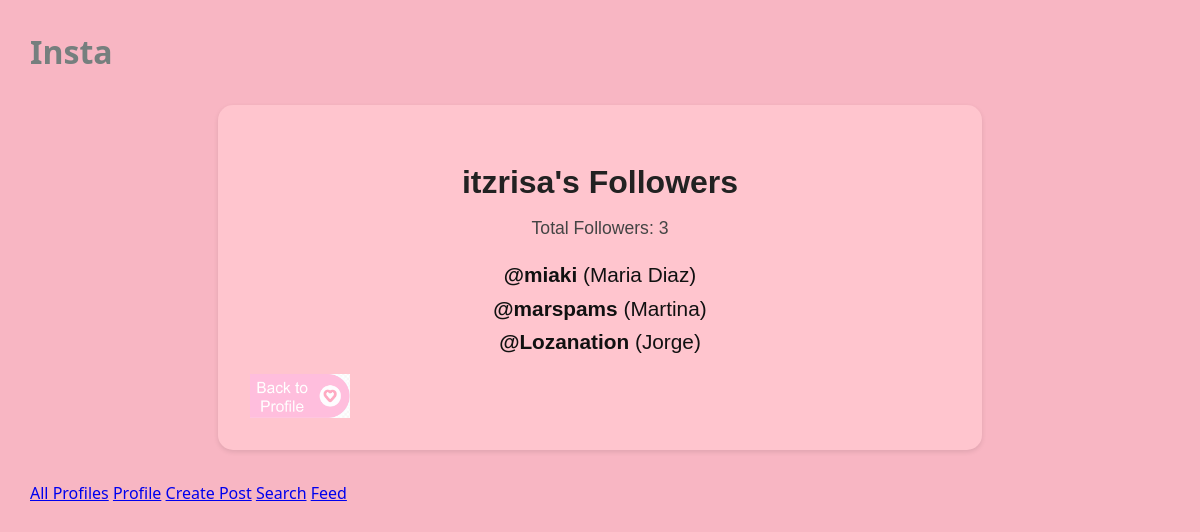
Page /mini_insta/profile/1/followers on the committed database.
### mini_insta/models.py (models this page shows, shortened)
class Profile(models.Model):
    username = models.TextField(blank = True)
    display_name = models.TextField(blank = True)
    bio_text = models.TextField(blank = True)
    join_date = models.DateTimeField(auto_now = True)
    profile_image_url = models.URLField(blank = True) #url as a string
    def get_followers(self):
        from .models import Follow
        follow_records = Follow.objects.filter(profile=self)
        followers = [follow.follower_profile for follow in follow_records]
        return followers
    def get_num_followers(self):
        from .models import Follow
        return Follow.objects.filter(profile=self).count()

### mini_insta/views.py (the view)
# urls.py: path('profile/<int:pk>/followers', ShowFollowersDetailView.as_view(), name='show_followers'),
class ShowFollowersDetailView(DetailView):
    model = Profile
    template_name = "mini_insta/show_followers.html"
    context_object_name = "profile"
    def get_context_data(self, **kwargs):
        context = super().get_context_data(**kwargs)
        pk = self.kwargs['pk']
        profile = Profile.objects.get(pk=pk)
        context['profile'] = profile
        context['followers'] = profile.get_followers()
        context['num_followers'] = profile.get_num_followers()
        return context

### mini_insta/templates/mini_insta/show_followers.html
{% extends 'mini_insta/base.html' %}
{% load static %}
{% block content %}
<main class="follow-page">
    <section class="follow-header">
        <h2>{{ profile.username }}'s Followers</h2>
        <p>Total Followers: {{ num_followers }}</p>
    </section>
    <section class="follow-list">
        {% if followers %}
            {% for follower in followers %}
                <p>
                    <a href="{% url 'profile' follower.pk %}">
                        <strong>@{{ follower.username }}</strong>
                        <span>({{ follower.display_name }})</span>
                    </a>
                </p>
            {% endfor %}
        {% else %}
            <p>This profile doesn't have any followers yet.</p>
        {% endif %}
        <div style="text-align: left; margin-top: 20px;">
            <a href="{% url 'profile' profile.pk %}">
                <img src="{% static 'images/back_to_profile_icon.png' %}" alt="Back to Profile" width="100">
            </a>
        </div>
    </section>
</main>
{% endblock %}

### static/styles-blog.css (style rules this page uses)
body { margin: 30px; background: #f8b6c3; font-family:'Segoe UI', Tahoma, Geneva, Verdana, sans-serif; }
h1, h2, h3 { color: #767f7e; }
p { color: #828b82; }
.follow-page { background-color: #ffc5ce; padding: 2rem; text-align: center; font-family: 'Helvetica', sans-serif; max-width: 700px; margin: 2rem auto; border-radius: 15px; box-shadow: 0 2px 5px rgba(0,0,0,0.1); }
.follow-header { margin-bottom: 1.5rem; }
.follow-header h2 { font-size: 2rem; color: #222; margin-bottom: 0.3rem; }
.follow-header p { font-size: 1.1rem; color: #444; }
.follow-list { margin-top: 1.5rem; font-size: 1.3rem; text-align: center; position: relative; }
.follow-list p { margin: 0.6rem 0; }
.follow-list a { text-decoration: none; color: #111; transition: color 0.2s ease-in-out; }

### rows in the picture
Profile: username "itzrisa"
Profile: username "miaki", display_name "Maria Diaz"
Profile: username "marspams", display_name "Martina"
Profile: username "Lozanation", display_name "Jorge"

### other values in the picture
{{ num_followers }} "3"
